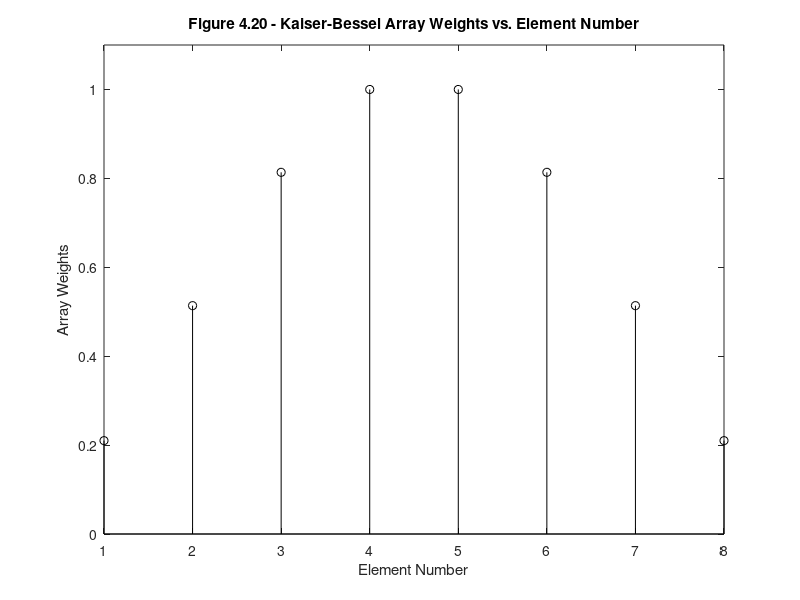
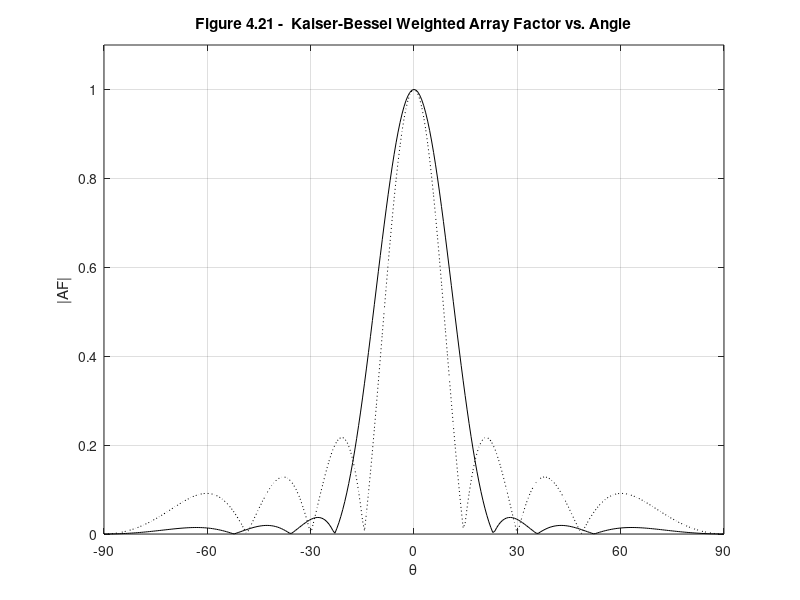

MATLAB code for these plots, in order:
%%%%%%%%%%%%%%%%%%%%%%%%%%%%%%%%%%%%%%%%%%%%%%%%%%%%%%%%%%%%%%
%%                                                          %%
%%  ******************************************************  %%
%%  * Smart Antennas for Wireless Applications w/ Matlab *  %%
%%  ******************************************************  %%
%%                                                          %%
%% Chapter 4: Fig 4.20 & 4.21                               %%
%%                                                          %%
%% Author: Frank Gross                                      %%
%% McGraw-Hill, 2005                                        %%
%% Date:  4/24/2005                                         %%
%%                                                          %%
%% This code creates Figures 4.20 & 4.21, plots of Kaiser-  %%
%%     Bessel array weights for N = 8 ULA & the             %%
%%     corresponding weighted array factor vs. unweighted   %%
%%     array factor.                                        %%
%%%%%%%%%%%%%%%%%%%%%%%%%%%%%%%%%%%%%%%%%%%%%%%%%%%%%%%%%%%%%%      

%%------------------- Define Variables:---------------------%%
% N - number of array elements                               %
% d - array element spacing (wavelengths)                    %
% theta - angle (deg)                                        %
% check - check to see if even or odd array                  %
% wb - binomial array weights of length N                    %
% AF - array factor of N element array                       %
% AFn - normalized array factor of N element array           %
%%----------------------------------------------------------%%

%%----- Given Values -----%%

N = 8; d = 0.5; theta = -pi/2:.01:pi/2; ang = theta*180/pi;

test=kaiser(N,3);
check=mod(N,2);

%%----- Produce Weighted Array Factor For Even or Odd Array -----%%

if check == 0
    wB = flipud(test(1:N/2)); wB = wB/max(wB);
    figure(1)
    stem(test/max(test),'k')
    xlabel('Element Number'), ylabel('Array Weights')
    title('\bfFigure 4.20 - Kaiser-Bessel Array Weights vs. Element Number')
    axis([1 N 0 1.1])
    AF = 0;
    tot = sum(wB);
    for i = 1:N/2
        AF = AF + wB(i)*cos((2*i-1)*pi*d*(sin(theta)));
    end
else
    wB = flipud(test(1:(N-1)/2+1)); wB = wB/max(wB);
    figure(1)
    stem(test/max(test),'k')    
    xlabel('Element Number'), ylabel('Array Weights')
    axis([1 N 0 1.1])
    AF = 0;
    tot = sum(wB);
    for i = 1:(N-1)/2+1
        AF = AF + wB(i)*cos(2*(i-1)*pi*d*sin(theta));
    end
end

AFn = sin(N*pi*d*sin(theta))./(N*pi*d*sin(theta));

%%----- Plot Results -----%%

figure(2), plot(ang,abs(AF)/tot,'k', ang,abs(AFn),'k:')
xlabel('\theta'), ylabel('|AF|')
title('\bfFigure 4.21 -  Kaiser-Bessel Weighted Array Factor vs. Angle')
axis([-90 90 0 1.1]), grid on
set(gca,'xTick',[-90:30:90])
